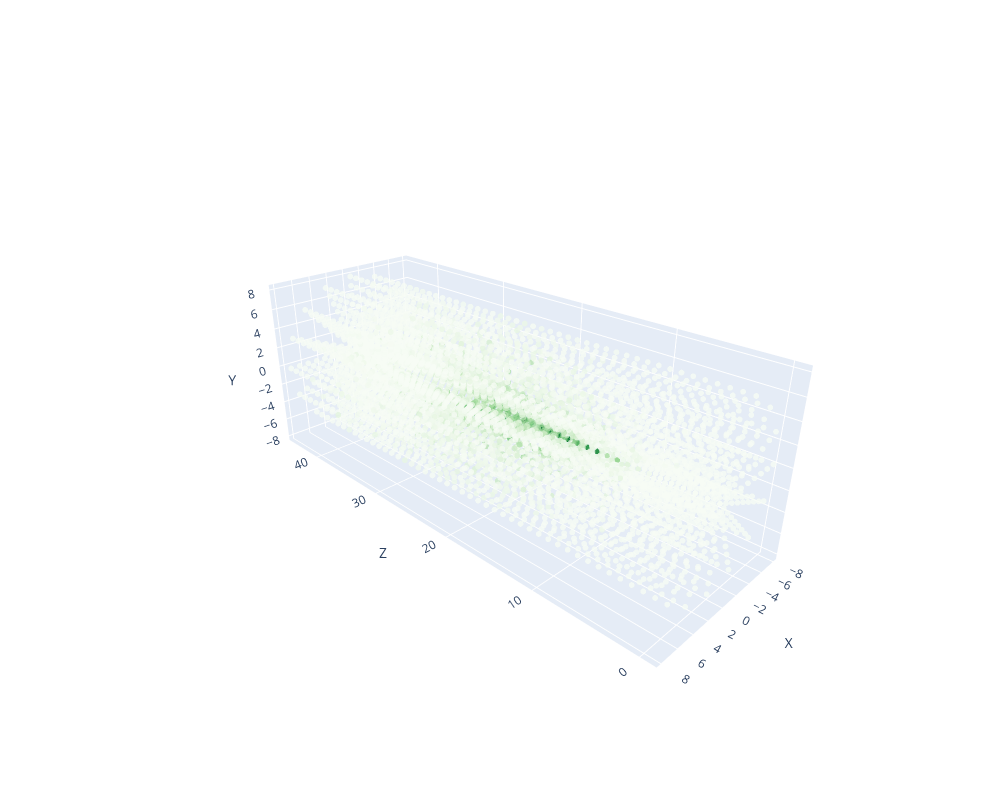

The cell this chart's notebook holds for it:
### Markdown cell above
## 3D scatter of a single shower

### Code cell
"""
requires
pip install --upgrade nbformat
pip install plotly
"""

import plotly.graph_objects as go

i_idx = 99

shower3d = showers[i_idx, :, :, :]

num_rad_splits, num_ang_splits, num_layers = shower3d.shape

# bin centers
R   = np.arange(num_rad_splits)
PHI = np.linspace(0, 2*np.pi, num_ang_splits, endpoint=False)
Z   = np.arange(num_layers)

r, phi, z = np.meshgrid(R, PHI, Z, indexing='ij')

# Cartesian conversion
x = r * np.cos(phi)
y = r * np.sin(phi)


fig = go.Figure(
    data=[
        go.Scatter3d(
            x = x.flatten(),
            y = y.flatten(),
            z = z.flatten(),
            mode='markers',
            marker=dict(
                size=2,
                opacity=0.8,
                colorscale='Greens',
                color = shower3d.flatten()
            )
        )
    ]
)

fig.update_layout(
    scene=dict(
        xaxis_title="X",
        yaxis_title="Y",
        zaxis_title="Z",
    ),
    height=800,
    width=1000,
    scene_camera=dict(
        eye=dict(x=1.8, y=1.2, z=-1.8),
        up=dict(x=0, y=1, z=0)
    )
)

fig.show()

### Figure 1 — Plotly figure (JSON) as saved in the notebook; plotly's stock layout.template omitted (floating-point values rounded to 4 significant figures; data arrays with more than 128 entries replaced by an {"elided": "..."} marker saying what was removed)
{"data": [{"marker": {"color": {"elided": "6480 float values"}, "colorscale": [[0, "rgb(247,252,245)"], [0.125, "rgb(229,245,224)"], [0.25, "rgb(199,233,192)"], [0.375, "rgb(161,217,155)"], [0.5, "rgb(116,196,118)"], [0.625, "rgb(65,171,93)"], [0.75, "rgb(35,139,69)"], [0.875, "rgb(0,109,44)"], [1, "rgb(0,68,27)"]], "opacity": 0.8, "size": 2}, "mode": "markers", "type": "scatter3d", "x": {"elided": "6480 float values"}, "y": {"elided": "6480 float values"}, "z": {"elided": "6480 int values"}}], "layout": {"height": 800, "scene": {"camera": {"eye": {"x": 1.8, "y": 1.2, "z": -1.8}, "up": {"x": 0, "y": 1, "z": 0}}, "xaxis": {"title": {"text": "X"}}, "yaxis": {"title": {"text": "Y"}}, "zaxis": {"title": {"text": "Z"}}}, "width": 1000}}
